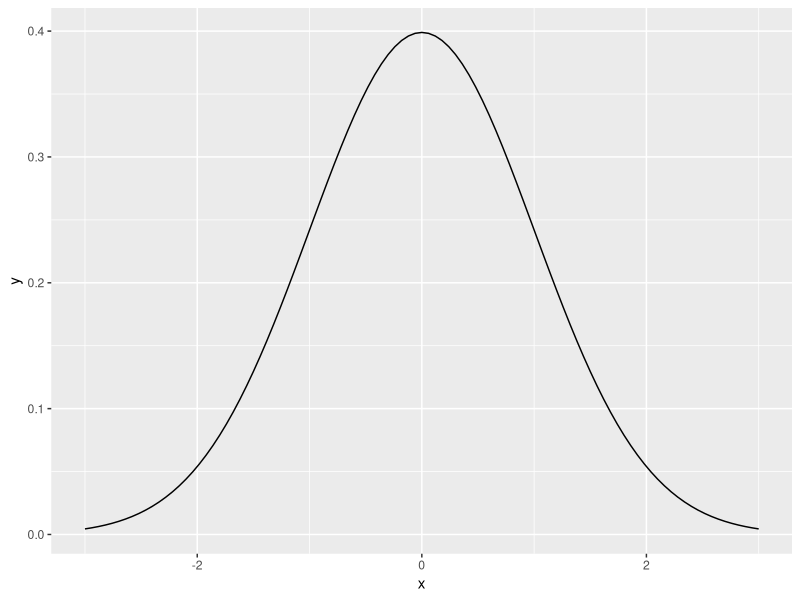
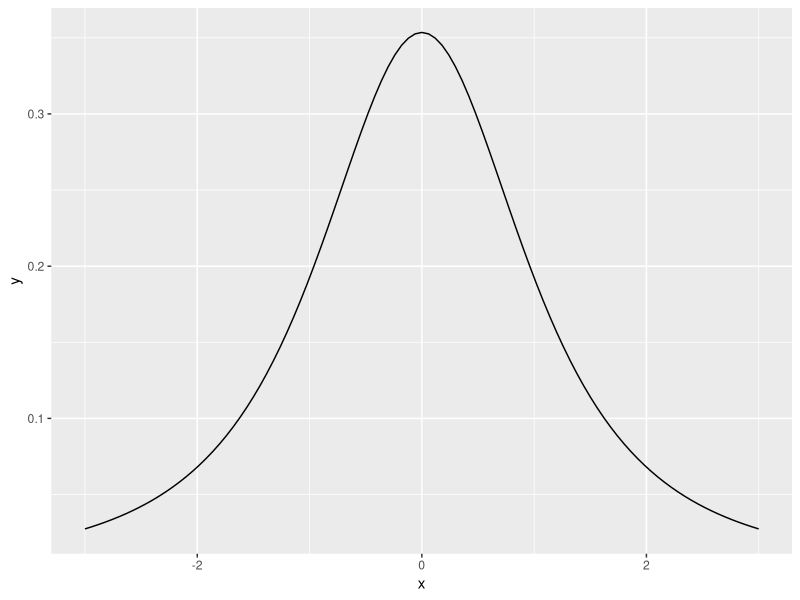
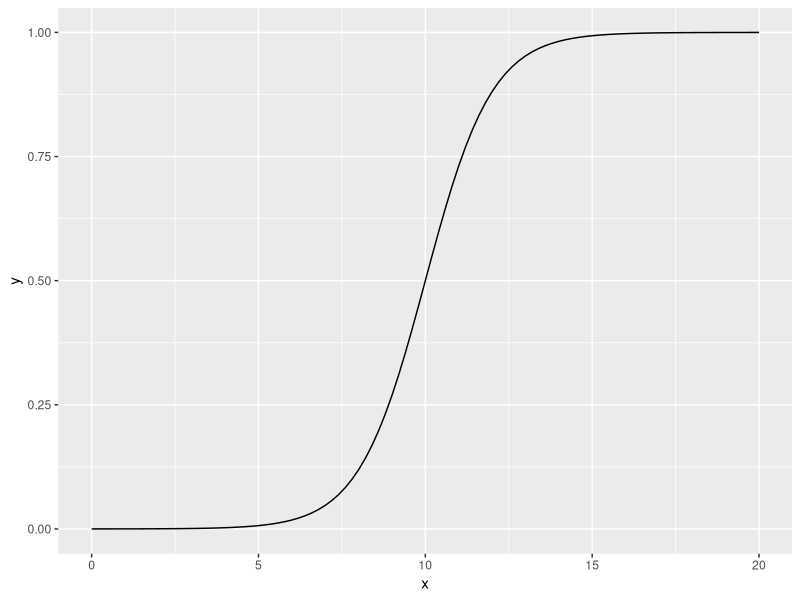

The R source for these figures, in order: (Note: this script raises an error after producing the figures.)
workingpath <- "C:\\Users\\MED1\\Desktop\\Coursera\\project"
setwd(workingpath)

library(ggplot2)

p <- ggplot(data.frame(x = c(-3, 3)), aes(x=x))
p + stat_function(fun=dnorm)

p + stat_function(fun=dt, args=list(df=2))

myfun <- function(xvar){
  1/(1+exp(-xvar+10))
}
ggplot(data.frame(x=c(0, 20)), aes(x=x)) + stat_function(fun=myfun)

p <- ggplot(data.frame(x = c(-3, 3)), aes(x=x))
f1.norm <- function(x, mu, std.dev){
	dnorm(x=x, mean=mu, sd=std.dev)
}

f2.norm <- function(x, mu, std.dev){
	dnorm(x=x, mean=mu, sd=std.dev)
}

p + stat_function(fun=f1.norm(mu=0, std.dev=1)) + stat_function(fun=f2.norm(mu=1, std.dev=2))

x <- seq(from=-2, to=2, by=0.01)
y1 <- dnorm(x)
y2 <- dt(x, df=1)
df.a <- data.frame(x, y1, y2)

ggplot(df.a, aes(x=x, y=y1)) +
	geom_line(aes(y=y1)) +
	geom_line(aes(y=y2)) +
	geom_ribbon(data=subset(df.a, 1 <= x & x <= 1.5),
				aes(ymin=0, ymax=y1), fill="blue", alpha=0.5) 


library(ggplot2)

a <- 0.05;  b <- 0.2
effect.size <- 0.5
mu0 <- 0;  std.drv0 <- 1
mu1 <- mu0 + effect.size;  std.drv1 <- 1
one.two <- TRUE
n1 <- 130;  n1.n0 <- 1;  
two.sided <- 1;  if(one.two == TRUE) two.sided <- 2

za <- qnorm(a/two.sided, lower.tail=FALSE)
zb <- qnorm(b, lower.tail=FALSE)

q12 <- NULL
if(n1.n0 >= 1){ 
	q12 <- 1 + 1/n1.n0
} else {
	q12 <- 1 + n1.n0
}

est.sample.size <- ( (za + zb)^2 * std.drv0^2 * (q12) ) / (effect.size^2)

if(is.na(n1)){
	n1 <- est.sample.size
}
n0 <- n1/n1.n0

std.err0 <- std.drv0 / sqrt(n0/2)
std.err1 <- std.drv1 / sqrt(n1/2)

x <- seq(from = mu0 - 5*std.err0, to = mu1 + 5*std.err1, by=0.01)
h0 <- dnorm(x, mean=mu0, sd=std.err0)
h1 <- dnorm(x, mean=mu1, sd=std.err1)
h.norm <- data.frame(x, h0, h1)

a.h0 <- qnorm(a/two.sided, mean=mu0, sd=std.err0, lower.tail=FALSE)
b.h1 <- qnorm(b, mean=mu1, sd=std.err1)

p <- ggplot(h.norm, aes(x=x, y=h0)) +
	geom_line(aes(x=x, y=h0), color="red") +
	geom_line(aes(x=x, y=h1), color="blue") +
	geom_vline(xintercept=a.h0) +
	geom_vline(xintercept=b.h1, linetype="dashed", show.legend=TRUE) +
	geom_ribbon(data=subset(h.norm, a.h0 <= x & x <= max(x)), 
				aes(ymin=0, ymax=h0, fill="H0", alpha=0.5)) +
	geom_ribbon(data=subset(h.norm, min(x) <= x & x <= a.h0),
				aes(ymin=0, ymax=h1, fill="H1", alpha=0.5))
print(p)

power.b <- pnorm(qnorm(a/two.sided, mean=mu0, sd=std.err0, lower.tail=FALSE), 
				 mean=mu1, sd=std.err1, lower.tail=FALSE)

cat("suggested sample size :", est.sample.size, "\n")

if (power.b >= (1-b)){
	cat("Power :", power.b, "- adequate\n")
} else{
	cat("Power :", power.b, "- inadequate\n")
}
